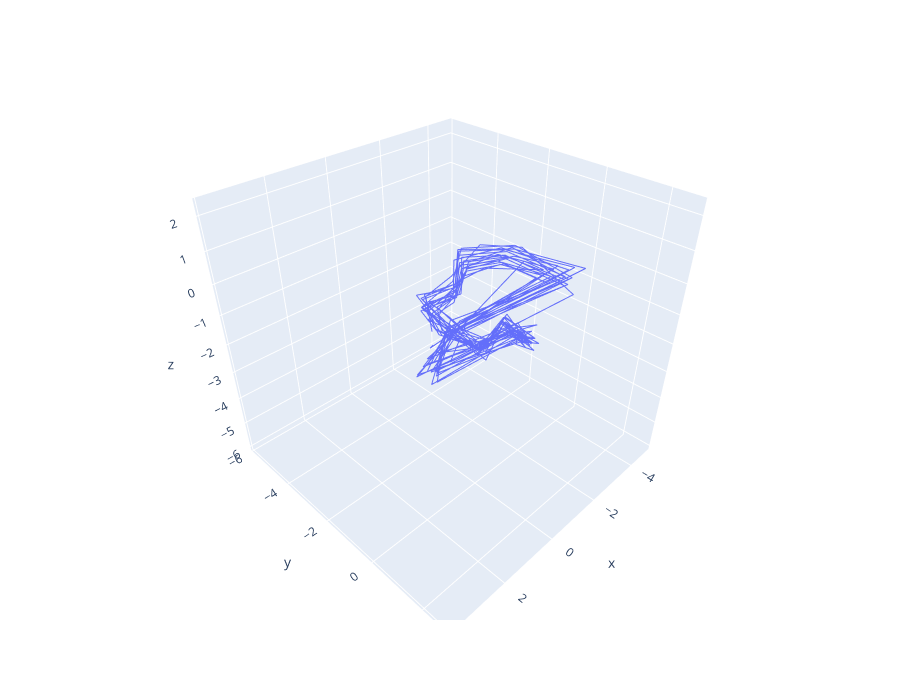

Notebook code for this chart:
### Code cell
fig = px.line_3d(x=unmixed[:,9,0], y=unmixed[:,9,1],z=unmixed[:,9,2],height=700)

fig.show()

### Figure 1 — Plotly figure (JSON) as saved in the notebook; plotly's stock layout.template omitted (floating-point values rounded to 4 significant figures; data arrays with more than 128 entries replaced by an {"elided": "..."} marker saying what was removed)
{"data": [{"hovertemplate": "x=%{x}<br>y=%{y}<br>z=%{z}<extra></extra>", "legendgroup": "", "line": {"color": "#636efa", "dash": "solid"}, "marker": {"symbol": "circle"}, "mode": "lines", "name": "", "scene": "scene", "showlegend": false, "type": "scatter3d", "x": {"elided": "213 float values"}, "y": {"elided": "213 float values"}, "z": {"elided": "213 float values"}}], "layout": {"height": 700, "legend": {"tracegroupgap": 0}, "margin": {"t": 60}, "scene": {"domain": {"x": [0, 1], "y": [0, 1]}, "xaxis": {"title": {"text": "x"}}, "yaxis": {"title": {"text": "y"}}, "zaxis": {"title": {"text": "z"}}}}}
